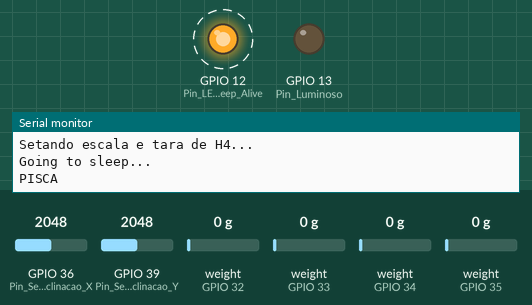
Recording of a sketch running on a simulated ESP32. Shown: output pins drawn as LEDs (lit = HIGH), the last lines printed to the serial monitor. Dashed ring = blinking. Inputs (shaded band) come from the test bench; at power-on: GPIO 36 (Pin_Sensor_Inclinacao_X) = 2048, GPIO 39 (Pin_Sensor_Inclinacao_Y) = 2048, weight on the scale (sensors on GPIO 32, GPIO 33, GPIO 34, GPIO 35) 0 g.

Above: at 5.2 s.
5.3 s: GPIO 36 (Pin_Sensor_Inclinacao_X) set to 928
8.8 s: GPIO 36 (Pin_Sensor_Inclinacao_X) set to 814
At 11.25 s:
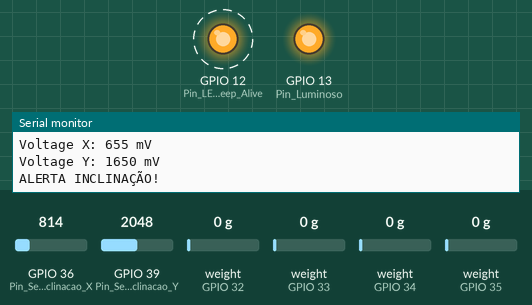
14.0 s: GPIO 36 (Pin_Sensor_Inclinacao_X) set to 1228
At 17.35 s:
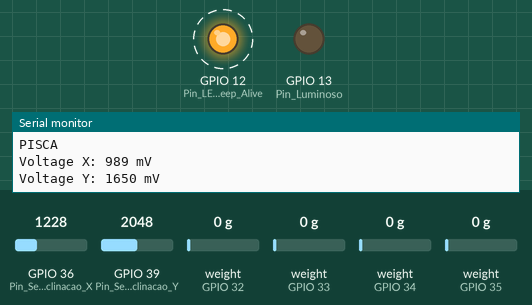
17.5 s: GPIO 36 (Pin_Sensor_Inclinacao_X) set to 660
At 21.75 s:
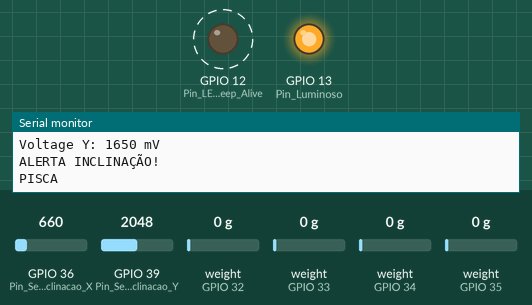
Timing chart, 0 to 22.0 s (numbered marks = the images above; inputs shaded):
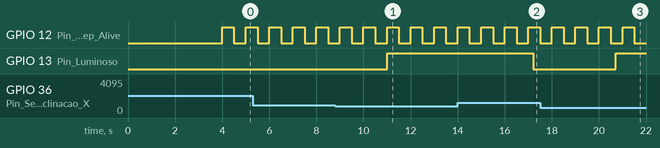

The sketch:

ensaio_TCC_prototipo.ino
```cpp
// ======================== Início do sketch =========================

/* Universidade Federal do Rio de Janeiro
* Departamento de Eletrônica e de Computação
* Projeto Final de Conclusão de Curso
* Autora: Leticia Ecard
*/

/* SETUP DAS PINAGENS DO PROGRAMA */

  //INCLUSÃO DAS BIBLIOTECAS
  #include "HX711.h"       //faz leitura das células de carga no teste_carga
  #include <WiFi.h>        //desliga wi-fi no modem_sleep
  #include "esp_bt.h"      //desliga bluetooth no modem_sleep
  #include <driver/adc.h>  //faz leitura do pino no teste_inclinacao
  #include <esp_adc_cal.h> //faz leitura do pino no teste_inclinacao

  //SETUP CÁLCULO DO valor_escala_celula
  //valor_escala_celula = (soma dos oito valores escolhidos ÷ 8) ÷ peso real do objeto de calibragem
  //valor_escala_celula é o número calculado para transformar para kg no inclinômetro
  double valor_escala_celula=42493.70833333333;

  //SETUP DO PESO MÁXIMO E INCLINAÇÃO MÁXIMA
  double peso_maximo = 130.0;     //peso_maximo=130kg
  uint32_t angulo_minimo = 700;  //angulo_minimo= -12graus ~ 600 mV
  uint32_t angulo_maximo = 2900;  //angulo_maximo= +12graus ~ 3000 mV
  //ALARMA SE < angulo_minimo
  //ALARMA SE > angulo_maximo


  //PINAGEM DO HX711 (SENSOR DE CARGA)
  #define Pin_HX_DT1 35   //DT #1 do HX711
  #define Pin_HX_DT2 34   //DT #2 do HX711
  #define Pin_HX_DT3 32   //DT #3 do HX711
  #define Pin_HX_DT4 33   //DT #4 do HX711

  #define Pin_HX_SCK1 25   //SCK1 do HX711
  #define Pin_HX_SCK2 26   //SCK2 do HX711
  #define Pin_HX_SCK3 27   //SCK3 do HX711
  #define Pin_HX_SCK4 14   //SCK4 do HX711

  HX711 escalaH1; //relaciona o objeto escala H1
  HX711 escalaH2; //relaciona o objeto escala H2
  HX711 escalaH3; //relaciona o objeto escala H3
  HX711 escalaH4; //relaciona o objeto escala H4

  //PINAGEM DO INCLINÔMETRO
  #define Pin_Sensor_Inclinacao_X  36
  #define Pin_Sensor_Inclinacao_Y  39

  //PINAGEM DO SINAL LUMINOSO
  #define Pin_Luminoso  13

  //PINAGEM DO SINAL LED_Keep_Alive
  #define Pin_LED_Keep_Alive 12

/* SETUP DAS THREADS DO PROGRAMA */

  //ATRIBUINDO VARIÁVEL PARA KILL PROCESSO
  TaskHandle_t taskKeepAlive = NULL; //armazena ID da thread para dar kill nela

/* setup() */

void setup()
{
  Serial.begin(115200);

 //ENTRADAS DO HX711 (SENSOR DE CARGA)
  pinMode(Pin_HX_SCK1, OUTPUT);  //SCK1 do HX711
  pinMode(Pin_HX_SCK2, OUTPUT);  //SCK2 do HX711
  pinMode(Pin_HX_SCK3, OUTPUT);  //SCK3 do HX711
  pinMode(Pin_HX_SCK4, OUTPUT);  //SCK4 do HX711

  pinMode(Pin_HX_DT1, INPUT);   //DT #1 do HX711
  pinMode(Pin_HX_DT2, INPUT);   //DT #2 do HX711
  pinMode(Pin_HX_DT3, INPUT);   //DT #3 do HX711
  pinMode(Pin_HX_DT4, INPUT);   //DT #4 do HX711

  escalaH1.begin (Pin_HX_DT1, Pin_HX_SCK1);
  escalaH2.begin (Pin_HX_DT2, Pin_HX_SCK2);
  escalaH3.begin (Pin_HX_DT3, Pin_HX_SCK3);
  escalaH4.begin (Pin_HX_DT4, Pin_HX_SCK4);

  Serial.println("Setando escala e tara de H1...");
  escalaH1.set_scale(valor_escala_celula);
  escalaH1.tare();
  Serial.println("Setando escala e tara de H2...");
  escalaH2.set_scale(valor_escala_celula);
  escalaH2.tare();
  Serial.println("Setando escala e tara de H3...");
  escalaH3.set_scale(valor_escala_celula);
  escalaH3.tare();
  Serial.println("Setando escala e tara de H4...");
  escalaH4.set_scale(valor_escala_celula);
  escalaH4.tare();

  //ENTRADAS DO INCLINÔMETRO
  pinMode(Pin_Sensor_Inclinacao_X, INPUT);
  pinMode(Pin_Sensor_Inclinacao_Y, INPUT);

  //SAÍDA DO SINAL LUMINOSO
  pinMode(Pin_Luminoso, OUTPUT);

  //SAÍDA DO SINAL LED_Keep_Alive
  pinMode(Pin_LED_Keep_Alive, OUTPUT);

  call_keep_alive(); //chamo função call_keep_alive()

  modem_sleep(); //chamo função modem_sleep()
}

/* modem_sleep() */

void modem_sleep()
{
  //função modem-sleep desabilita wi-fi e bluetooth
  Serial.println("Going to sleep...");
  WiFi.disconnect(true);
  WiFi.mode(WIFI_OFF);   //desabilita wi-fi
  btStop();
  esp_bt_controller_disable(); //desabilita bluetooth
}

/* keep_alive() */

void keep_alive(void *parametros)
{
  while(true)
  {
    digitalWrite(Pin_LED_Keep_Alive, HIGH);
    delay(500);
    digitalWrite(Pin_LED_Keep_Alive, LOW);
    Serial.println("PISCA");
    delay(500);
  }
}

/* callKeepAlive() */

void call_keep_alive()
{
  xTaskCreatePinnedToCore(keep_alive, "thread_keep_alive", 8192, NULL, 1, &taskKeepAlive, 1); //cria thread no Core1
}

/* loop() */

void loop()
{
  teste_carga();
  teste_inclinacao();
}

/* loop_carga() */

void loop_carga(){
  while(true){

  double total_peso;

  delay(1500);
  Serial.println("Reading... ");

  if ( escalaH1.is_ready() and escalaH2.is_ready() and escalaH3.is_ready() and escalaH4.is_ready() )
    {
      double peso1 = escalaH1.get_units();
      double peso2 = escalaH2.get_units();
      double peso3 = escalaH3.get_units();
      double peso4 = escalaH4.get_units();

      escalaH1.power_down();  //put the ADC in sleep mode
      escalaH2.power_down();  //put the ADC in sleep mode
      escalaH3.power_down();  //put the ADC in sleep mode
      escalaH4.power_down();  //put the ADC in sleep mode

      delay(500);
      escalaH1.power_up();
      escalaH2.power_up();
      escalaH3.power_up();
      escalaH4.power_up();

      total_peso = peso1 + peso2 + peso3 + peso4;
      Serial.print(total_peso,2);
      Serial.println(" kg");
    }
  else
  {
    if(!escalaH1.is_ready())
    {
      Serial.println("escalaH1 not found.");
    }
    if(!escalaH2.is_ready())
    {
      Serial.println("escalaH2 not found.");
    }
    if(!escalaH3.is_ready())
    {
      Serial.println("escalaH3 not found.");
    }
    if(!escalaH4.is_ready())
    {
      Serial.println("escalaH4 not found.");
    }
  }

  if ( (total_peso) <= peso_maximo) //SE total_peso for MAIOR que peso_maximo
  {
    digitalWrite(Pin_Luminoso, LOW); //ENTÃO Pin_Luminoso LIGA
    Serial.println("ALERTA PESO!");
    return;
  }
  }
}

/* teste_carga() */

void teste_carga()
{
  double total_peso;

  delay(1500);
  Serial.println("Reading... ");
  if ( escalaH1.is_ready() and escalaH2.is_ready() and escalaH3.is_ready() and escalaH4.is_ready() )
    {
      double peso1 = escalaH1.get_units();
      double peso2 = escalaH2.get_units();
      double peso3 = escalaH3.get_units();
      double peso4 = escalaH4.get_units();

      escalaH1.power_down();  //put the ADC in sleep mode
      escalaH2.power_down();  //put the ADC in sleep mode
      escalaH3.power_down();  //put the ADC in sleep mode
      escalaH4.power_down();  //put the ADC in sleep mode

      delay(500);
      escalaH1.power_up();
      escalaH2.power_up();
      escalaH3.power_up();
      escalaH4.power_up();

      total_peso = peso1 + peso2 + peso3 + peso4;
      Serial.print(total_peso,2);
      Serial.println(" kg");
    }
  else
  {
    if(!escalaH1.is_ready())
    {
      Serial.println("escalaH1 not found.");
    }
    if(!escalaH2.is_ready())
    {
      Serial.println("escalaH2 not found.");
    }
    if(!escalaH3.is_ready())
    {
      Serial.println("escalaH3 not found.");
    }
    if(!escalaH4.is_ready())
    {
      Serial.println("escalaH4 not found.");
    }
  }

  if ( (total_peso) > peso_maximo) //SE total_peso for MAIOR que peso_maximo
  {
    digitalWrite(Pin_Luminoso, HIGH); //ENTÃO Pin_Luminoso LIGA
    Serial.println("ALERTA PESO!");
    loop_carga();
  }
  else                             //SENÃO
  {
  digitalWrite(Pin_Luminoso, LOW); //ENTÃO Pin_Luminoso DESLIGA
  }
}

/* loop_inclinacao() */

  //analogRead não funciona corretamente para ler a voltagem do pino, sendo necessário calibração e atenuação da leitura
  esp_adc_cal_characteristics_t adc_cal; //estrutura que contém as informações para calibração

void loop_inclinacao(){
  while(true){
    delay(2000);

    adc1_config_width(ADC_WIDTH_BIT_12); //configura a resolução

    adc1_config_channel_atten(ADC1_CHANNEL_0, ADC_ATTEN_DB_11); //configura a atenuação do eixo X
    adc1_config_channel_atten(ADC1_CHANNEL_3, ADC_ATTEN_DB_11); //configura a atenuação do eixo Y
    //Pino 36 (VP) -> Eixo X (rosa)   ADC1_0
    //Pino 39 (VN) -> Eixo Y (branco) ADC1_3

    esp_adc_cal_value_t adc_type = esp_adc_cal_characterize(ADC_UNIT_1, ADC_ATTEN_DB_11, ADC_WIDTH_BIT_12, 1100, &adc_cal); //inicializa a estrutura de calibração

    //Obtém a leitura RAW do ADC para depois ser utilizada pela API de calibração
    //Média simples de 10 leituras intervaladas com 30us

    uint32_t voltageX = 0;
    uint32_t voltageY = 0;

    delay(500); //delay de 1 segundo

    for (int i = 0; i < 10; i++)
    {
      voltageX += adc1_get_raw(ADC1_CHANNEL_0); //obtém o valor RAW do ADC do eixo X
      delay(30);
    }
    voltageX /= 10;
    voltageX = esp_adc_cal_raw_to_voltage(voltageX, &adc_cal); //converte e calibra o valor lido (RAW) para mV
    Serial.print("Voltage X: ");
    Serial.print(voltageX); //printa a leitura calibrada do eixo X
    Serial.println(" mV");

    for (int i = 0; i < 10; i++)
    {
      voltageY += adc1_get_raw(ADC1_CHANNEL_3); //obtém o valor RAW do ADC do eixo Y
      delay(30);
    }
    voltageY /= 10;
    voltageY = esp_adc_cal_raw_to_voltage(voltageY, &adc_cal); //converte e calibra o valor lido (RAW) para mV
    Serial.print("Voltage Y: ");
    Serial.print(voltageY); //printa a leitura calibrada do eixo Y
    Serial.println(" mV");

    if  (! ( ( voltageX<angulo_minimo ) || ( voltageX>angulo_maximo ) ||
          ( voltageY<angulo_minimo ) || ( voltageY>angulo_maximo ) ) )
    {
      digitalWrite(Pin_Luminoso, LOW);  //FORA FAIXA ENTÃO Pin_Luminoso LIGA
      return;
    }
  }
}

/* teste_inclinacao() */

void teste_inclinacao()
{
  adc1_config_width(ADC_WIDTH_BIT_12); //configura a resolução

  adc1_config_channel_atten(ADC1_CHANNEL_0, ADC_ATTEN_DB_11); //configura a atenuação do eixo X
  adc1_config_channel_atten(ADC1_CHANNEL_3, ADC_ATTEN_DB_11); //configura a atenuação do eixo Y

  esp_adc_cal_value_t adc_type = esp_adc_cal_characterize(ADC_UNIT_1, ADC_ATTEN_DB_11, ADC_WIDTH_BIT_12, 1100, &adc_cal); //inicializa a estrutura de calibração

  //Obtém a leitura RAW do ADC para depois ser utilizada pela API de calibração
  //Média simples de 10 leituras intervaladas com 30us

  uint32_t voltageX = 0;
  uint32_t voltageY = 0;

  delay(500); //delay de 1 segundo

  for (int i = 0; i < 10; i++)
  {
    voltageX += adc1_get_raw(ADC1_CHANNEL_0); //obtém o valor RAW do ADC do eixo X
    delay(30);
  }
  voltageX /= 10;
  voltageX = esp_adc_cal_raw_to_voltage(voltageX, &adc_cal); //converte e calibra o valor lido (RAW) para mV
  Serial.print("Voltage X: ");
  Serial.print(voltageX); //printa a leitura calibrada do eixo X
  Serial.println(" mV");

  for (int i = 0; i < 10; i++)
  {
    voltageY += adc1_get_raw(ADC1_CHANNEL_3); //obtém o valor RAW do ADC do eixo Y
    delay(30);
  }
  voltageY /= 10;
  voltageY = esp_adc_cal_raw_to_voltage(voltageY, &adc_cal); //converte e calibra o valor lido (RAW) para mV
  Serial.print("Voltage Y: ");
  Serial.print(voltageY); //printa a leitura calibrada do eixo Y
  Serial.println(" mV");

  if  ( ( voltageX<angulo_minimo ) || ( voltageX>angulo_maximo ) ||
        ( voltageY<angulo_minimo ) || ( voltageY>angulo_maximo ) )
  {
    digitalWrite(Pin_Luminoso, HIGH);  //FORA FAIXA ENTÃO Pin_Luminoso LIGA
    Serial.println("ALERTA INCLINAÇÃO!");
    loop_inclinacao();
  }
  else
  {
    digitalWrite(Pin_Luminoso, LOW); //DENTRO FAIXA ENTÃO Pin_Luminoso DESLIGA
  }
}

// ======================== Fim do sketch =========================
```

Measured:
- the behaviour switches between 869 and 868 on GPIO 36 (Pin_Sensor_Inclinacao_X) (found by bisection; images 0 and 1)
- after the input at 8.8 s, GPIO 13 (Pin_Luminoso): LOW → HIGH after 2.2 s
- after the input at 14.0 s, GPIO 13 (Pin_Luminoso): HIGH → LOW after 3.2 s
- after the input at 17.5 s, GPIO 13 (Pin_Luminoso): LOW → HIGH after 3.2 s
- by itself, GPIO 12 (Pin_LED_Keep_Alive): alternates HIGH for 0.50 s and LOW for 0.50 s
